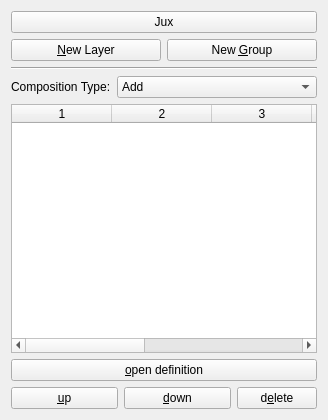
<ui version="4.0" >
 <class>HeightmapLayers</class>
 <widget class="QWidget" name="HeightmapLayers" >
  <property name="geometry" >
   <rect>
    <x>0</x>
    <y>0</y>
    <width>328</width>
    <height>420</height>
   </rect>
  </property>
  <property name="windowTitle" >
   <string>Heightmap Layers</string>
  </property>
  <property name="styleSheet" >
   <string notr="true" />
  </property>
  <layout class="QVBoxLayout" name="verticalLayout" >
   <item>
    <widget class="QPushButton" name="showJuxCode" >
     <property name="text" >
      <string>Jux</string>
     </property>
    </widget>
   </item>
   <item>
    <layout class="QGridLayout" name="gridLayout" >
     <item row="0" column="0" >
      <widget class="QPushButton" name="newLayer" >
       <property name="text" >
        <string>&amp;New Layer</string>
       </property>
      </widget>
     </item>
     <item row="0" column="1" >
      <widget class="QPushButton" name="newGroup" >
       <property name="text" >
        <string>New &amp;Group</string>
       </property>
      </widget>
     </item>
    </layout>
   </item>
   <item>
    <widget class="Line" name="line" >
     <property name="orientation" >
      <enum>Qt::Horizontal</enum>
     </property>
    </widget>
   </item>
   <item>
    <layout class="QFormLayout" name="formLayout" >
     <property name="fieldGrowthPolicy" >
      <enum>QFormLayout::AllNonFixedFieldsGrow</enum>
     </property>
     <item row="0" column="0" >
      <widget class="QLabel" name="label" >
       <property name="text" >
        <string>Composition Type:</string>
       </property>
      </widget>
     </item>
     <item row="0" column="1" >
      <widget class="QComboBox" name="compositionType" >
       <item>
        <property name="text" >
         <string>Add</string>
        </property>
        <property name="icon" >
         <iconset resource="../resources/resources.qrc" >
          <normaloff>:/visible/icons/darkglass _reworked/1239214420_runprocesscatcher.png</normaloff>:/visible/icons/darkglass _reworked/1239214420_runprocesscatcher.png</iconset>
        </property>
       </item>
       <item>
        <property name="text" >
         <string>Subtract</string>
        </property>
        <property name="icon" >
         <iconset resource="../resources/resources.qrc" >
          <normaloff>:/visible/icons/darkglass _reworked/1239214271_laptop_power.png</normaloff>:/visible/icons/darkglass _reworked/1239214271_laptop_power.png</iconset>
        </property>
       </item>
       <item>
        <property name="text" >
         <string>Multiply</string>
        </property>
        <property name="icon" >
         <iconset resource="../resources/resources.qrc" >
          <normaloff>:/terrain/icons/terrain.png</normaloff>:/terrain/icons/terrain.png</iconset>
        </property>
       </item>
       <item>
        <property name="text" >
         <string>Divide</string>
        </property>
        <property name="icon" >
         <iconset resource="../resources/resources.qrc" >
          <normaloff>:/heightmap-layers/icons/darkglass _reworked/1239214586_tiff.png</normaloff>:/heightmap-layers/icons/darkglass _reworked/1239214586_tiff.png</iconset>
        </property>
       </item>
       <item>
        <property name="text" >
         <string>Lerp</string>
        </property>
        <property name="icon" >
         <iconset resource="../resources/resources.qrc" >
          <normaloff>:/heightmap-layers/icons/darkglass _reworked/1239214437_dolphin.png</normaloff>:/heightmap-layers/icons/darkglass _reworked/1239214437_dolphin.png</iconset>
        </property>
       </item>
      </widget>
     </item>
    </layout>
   </item>
   <item>
    <widget class="QTableWidget" name="table" >
     <property name="styleSheet" >
      <string notr="true" />
     </property>
     <property name="autoScroll" >
      <bool>false</bool>
     </property>
     <property name="dragDropOverwriteMode" >
      <bool>false</bool>
     </property>
     <property name="alternatingRowColors" >
      <bool>false</bool>
     </property>
     <property name="selectionMode" >
      <enum>QAbstractItemView::SingleSelection</enum>
     </property>
     <property name="selectionBehavior" >
      <enum>QAbstractItemView::SelectRows</enum>
     </property>
     <property name="iconSize" >
      <size>
       <width>32</width>
       <height>32</height>
      </size>
     </property>
     <property name="textElideMode" >
      <enum>Qt::ElideRight</enum>
     </property>
     <property name="horizontalScrollMode" >
      <enum>QAbstractItemView::ScrollPerItem</enum>
     </property>
     <property name="showGrid" >
      <bool>false</bool>
     </property>
     <property name="gridStyle" >
      <enum>Qt::DashLine</enum>
     </property>
     <property name="wordWrap" >
      <bool>false</bool>
     </property>
     <property name="cornerButtonEnabled" >
      <bool>false</bool>
     </property>
     <property name="rowCount" >
      <number>0</number>
     </property>
     <property name="columnCount" >
      <number>7</number>
     </property>
     <column/>
     <column/>
     <column/>
     <column/>
     <column/>
     <column/>
     <column/>
    </widget>
   </item>
   <item>
    <widget class="QPushButton" name="openDefinition" >
     <property name="text" >
      <string>&amp;open definition</string>
     </property>
    </widget>
   </item>
   <item>
    <layout class="QGridLayout" name="gridLayout_2" >
     <item row="0" column="0" >
      <widget class="QPushButton" name="moveUp" >
       <property name="sizePolicy" >
        <sizepolicy vsizetype="Fixed" hsizetype="MinimumExpanding" >
         <horstretch>0</horstretch>
         <verstretch>0</verstretch>
        </sizepolicy>
       </property>
       <property name="text" >
        <string>&amp;up</string>
       </property>
      </widget>
     </item>
     <item row="0" column="1" >
      <widget class="QPushButton" name="moveDown" >
       <property name="sizePolicy" >
        <sizepolicy vsizetype="Fixed" hsizetype="MinimumExpanding" >
         <horstretch>0</horstretch>
         <verstretch>0</verstretch>
        </sizepolicy>
       </property>
       <property name="text" >
        <string>&amp;down</string>
       </property>
      </widget>
     </item>
     <item row="0" column="2" >
      <widget class="QPushButton" name="deleteLayer" >
       <property name="text" >
        <string>d&amp;elete</string>
       </property>
      </widget>
     </item>
    </layout>
   </item>
  </layout>
 </widget>
 <resources>
  <include location="../resources/resources.qrc" />
 </resources>
 <connections/>
</ui>
